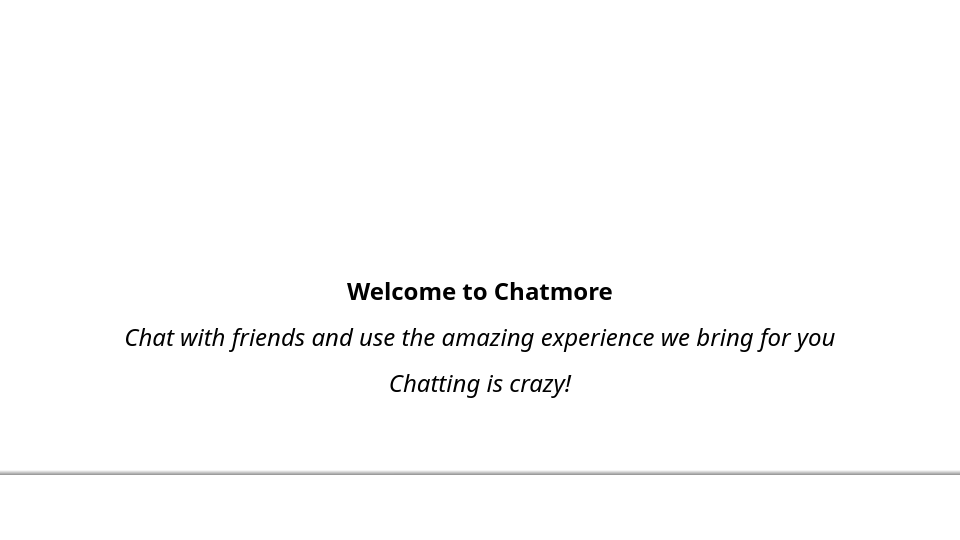
<?xml version="1.0" encoding="UTF-8"?>
<ui version="4.0">
 <class>MainWindow</class>
 <widget class="QMainWindow" name="MainWindow">
  <property name="geometry">
   <rect>
    <x>0</x>
    <y>0</y>
    <width>960</width>
    <height>540</height>
   </rect>
  </property>
  <property name="windowTitle">
   <string>MainWindow</string>
  </property>
  <widget class="QWidget" name="centralwidget">
   <layout class="QVBoxLayout" name="verticalLayout">
    <property name="leftMargin">
     <number>0</number>
    </property>
    <property name="topMargin">
     <number>0</number>
    </property>
    <property name="rightMargin">
     <number>0</number>
    </property>
    <property name="bottomMargin">
     <number>0</number>
    </property>
    <item>
     <widget class="QWidget" name="widget" native="true">
      <property name="styleSheet">
       <string notr="true">QWidget#widget{
	background-color: white;
}</string>
      </property>
      <layout class="QVBoxLayout" name="verticalLayout_2">
       <property name="spacing">
        <number>0</number>
       </property>
       <property name="leftMargin">
        <number>0</number>
       </property>
       <property name="topMargin">
        <number>0</number>
       </property>
       <property name="rightMargin">
        <number>0</number>
       </property>
       <property name="bottomMargin">
        <number>0</number>
       </property>
       <item>
        <widget class="QWidget" name="widget_3" native="true">
         <property name="minimumSize">
          <size>
           <width>256</width>
           <height>256</height>
          </size>
         </property>
         <layout class="QHBoxLayout" name="horizontalLayout_2">
          <item>
           <widget class="QLabel" name="label">
            <property name="minimumSize">
             <size>
              <width>256</width>
              <height>256</height>
             </size>
            </property>
            <property name="maximumSize">
             <size>
              <width>256</width>
              <height>256</height>
             </size>
            </property>
            <property name="text">
             <string/>
            </property>
            <property name="pixmap">
             <pixmap>../images/logo.png</pixmap>
            </property>
            <property name="scaledContents">
             <bool>true</bool>
            </property>
           </widget>
          </item>
         </layout>
        </widget>
       </item>
       <item>
        <widget class="QLabel" name="label_2">
         <property name="font">
          <font>
           <family>Monotype Corsiva</family>
           <pointsize>20</pointsize>
          </font>
         </property>
         <property name="text">
          <string>&lt;html&gt;&lt;head/&gt;&lt;body&gt;&lt;p align=&quot;center&quot;&gt;&lt;span style=&quot; font-size:18pt; font-weight:600;&quot;&gt;Welcome to Chatmore&lt;/span&gt;&lt;/p&gt;&lt;p align=&quot;center&quot;&gt;&lt;span style=&quot; font-size:18pt; font-style:italic;&quot;&gt;Chat with friends and use the amazing experience we bring for you&lt;/span&gt;&lt;/p&gt;&lt;p align=&quot;center&quot;&gt;&lt;span style=&quot; font-size:18pt; font-style:italic;&quot;&gt;Chatting is crazy!&lt;/span&gt;&lt;/p&gt;&lt;/body&gt;&lt;/html&gt;</string>
         </property>
        </widget>
       </item>
       <item>
        <spacer name="verticalSpacer">
         <property name="orientation">
          <enum>Qt::Vertical</enum>
         </property>
         <property name="sizeHint" stdset="0">
          <size>
           <width>20</width>
           <height>40</height>
          </size>
         </property>
        </spacer>
       </item>
       <item>
        <widget class="QWidget" name="widget_2" native="true">
         <property name="minimumSize">
          <size>
           <width>300</width>
           <height>70</height>
          </size>
         </property>
         <property name="styleSheet">
          <string notr="true">QWidget#widget_2{
	border-top: 5px solid qlineargradient(spread:pad, x1:0.4799, y1:1, x2:0.467166, y2:0, stop:0 rgba(144, 144, 144, 255), stop:1 rgba(255, 255, 255, 255));
}</string>
         </property>
         <layout class="QHBoxLayout" name="horizontalLayout">
          <property name="spacing">
           <number>10</number>
          </property>
          <property name="leftMargin">
           <number>10</number>
          </property>
          <property name="topMargin">
           <number>10</number>
          </property>
          <property name="rightMargin">
           <number>10</number>
          </property>
          <property name="bottomMargin">
           <number>10</number>
          </property>
          <item>
           <widget class="QPushButton" name="pushButton_3">
            <property name="cursor">
             <cursorShape>PointingHandCursor</cursorShape>
            </property>
            <property name="styleSheet">
             <string notr="true">QPushButton#pushButton_3{
	border:none;
}</string>
            </property>
            <property name="text">
             <string/>
            </property>
            <property name="icon">
             <iconset>
              <normaloff>../images/home-button_9073243.png</normaloff>../images/home-button_9073243.png</iconset>
            </property>
            <property name="iconSize">
             <size>
              <width>64</width>
              <height>64</height>
             </size>
            </property>
           </widget>
          </item>
          <item>
           <widget class="QPushButton" name="pushButton">
            <property name="cursor">
             <cursorShape>PointingHandCursor</cursorShape>
            </property>
            <property name="styleSheet">
             <string notr="true">QPushButton#pushButton{
	border:none;
}</string>
            </property>
            <property name="text">
             <string/>
            </property>
            <property name="icon">
             <iconset>
              <normaloff>../images/chat_4367583.png</normaloff>../images/chat_4367583.png</iconset>
            </property>
            <property name="iconSize">
             <size>
              <width>48</width>
              <height>48</height>
             </size>
            </property>
            <property name="checkable">
             <bool>false</bool>
            </property>
           </widget>
          </item>
          <item>
           <widget class="QPushButton" name="pushButton_2">
            <property name="font">
             <font>
              <weight>50</weight>
              <bold>false</bold>
             </font>
            </property>
            <property name="cursor">
             <cursorShape>PointingHandCursor</cursorShape>
            </property>
            <property name="whatsThis">
             <string/>
            </property>
            <property name="autoFillBackground">
             <bool>false</bool>
            </property>
            <property name="styleSheet">
             <string notr="true">QPushButton#pushButton_2{
	border:none;
}</string>
            </property>
            <property name="text">
             <string/>
            </property>
            <property name="icon">
             <iconset>
              <normaloff>../images/user_4251034.png</normaloff>../images/user_4251034.png</iconset>
            </property>
            <property name="iconSize">
             <size>
              <width>48</width>
              <height>48</height>
             </size>
            </property>
           </widget>
          </item>
         </layout>
        </widget>
       </item>
      </layout>
     </widget>
    </item>
   </layout>
  </widget>
 </widget>
 <resources/>
 <connections/>
</ui>
